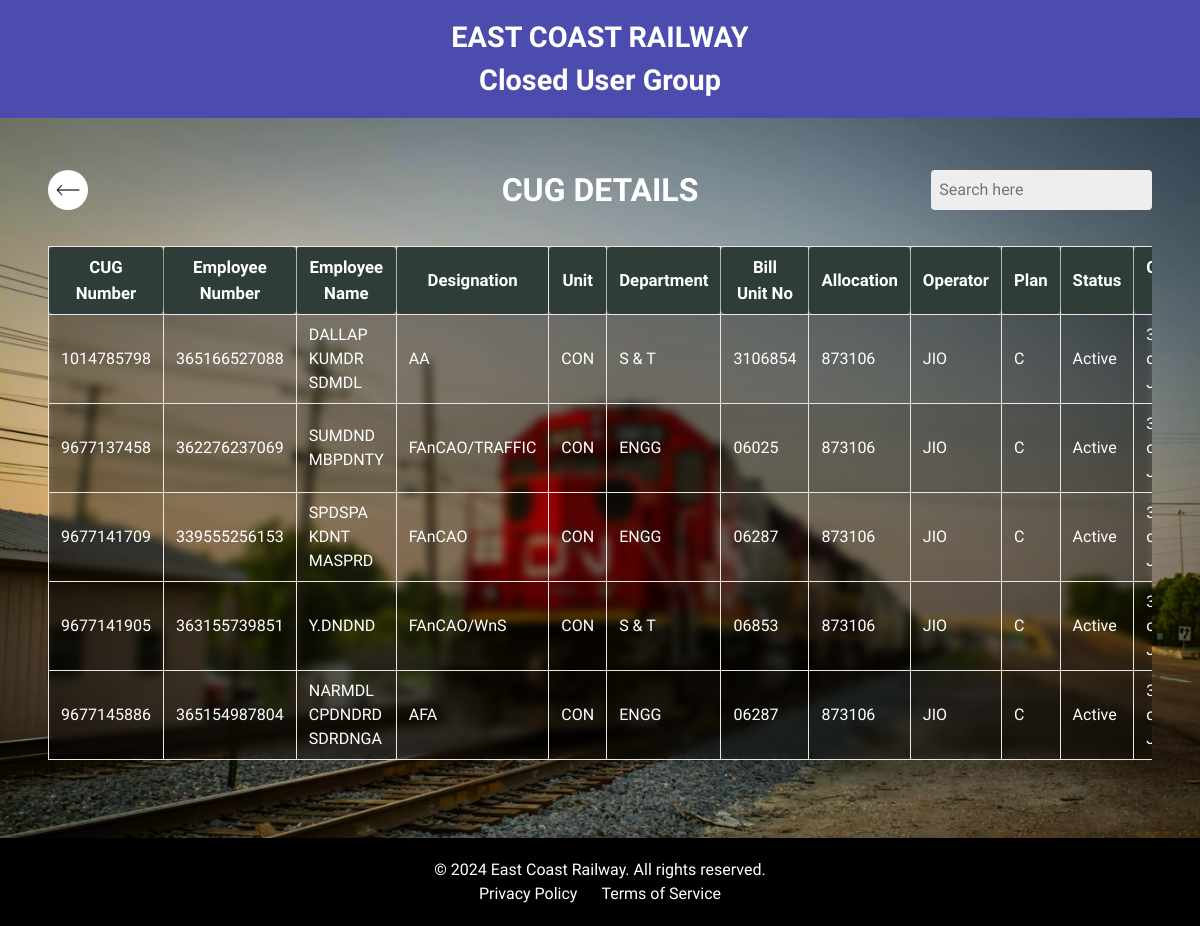
The app's page /cug-details.php (signed in) with its own data.
### tables this page shows
CREATE TABLE cugdetails (
    cug_number BIGINT PRIMARY KEY CHECK (CHAR_LENGTH(cug_number) = 10),
    emp_number BIGINT UNIQUE NOT NULL CHECK (CHAR_LENGTH(emp_number) = 12),
    empname VARCHAR(100) NOT NULL,
    designation VARCHAR(100) NOT NULL,
    unit VARCHAR(50) NOT NULL,
    department VARCHAR(100) NOT NULL,
    bill_unit_no VARCHAR(50) NOT NULL,
    allocation VARCHAR(50) NOT NULL CHECK (allocation > 0),
    operator VARCHAR(50) NOT NULL,
    plan CHAR(1) NOT NULL,
    status CHAR(6) DEFAULT 'Active' CHECK (status = 'Active'),
    created_at TIMESTAMP DEFAULT CURRENT_TIMESTAMP,
    updated_at TIMESTAMP DEFAULT CURRENT_TIMESTAMP ON UPDATE CURRENT_TIMESTAMP
);

### cug-details.php (the view, shortened to what this page needs)
<!DOCTYPE html>
<html lang="en">
<head>
    <link rel="stylesheet" href="base.css">
    <link rel="stylesheet" href="cug-details.css">
    </head>
<body>
    <header>
        <div class="header-top">
            <a href="">
                <h1>East Coast Railway</h1>
                <h1>Closed User Group</h1>
            </a>
        </div>
    </header>
    <main>
        <section id="cug-details">
            <div class="heading-container">
                <button class="back-btn" onclick="window.location.href = 'admin-page.php'"><img
                        src="icon/back-button.webp" alt="back button"></button>
                <h2 class="heading">CUG Details</h2>
                <div class="search-bar-container">
                    <input type="text" id="search-bar" placeholder="Search here" onkeyup="filterTable()">
                </div>
            </div>
            <div class="table-container">
                <table>
                    <thead>
                        <tr>
                            <th>CUG Number</th>
                            <th>Employee Number</th>
                            <th>Employee Name</th>
                            <th>Designation</th>
                            <th>Unit</th>
                            <th>Department</th>
                            <th>Bill Unit No</th>
                            <th>Allocation</th>
                            <th>Operator</th>
                            <th>Plan</th>
                            <th>Status</th>
                            <th>Created At</th>
                        </tr>
                    </thead>
                    <tbody>
                        <?php
                        include 'db_connect.php';
                        $sql = "SELECT * FROM cugdetails";
                        $result = $conn->query($sql);
                        if ($result->num_rows > 0) {
                            while ($row = $result->fetch_assoc()) {
                                echo "<tr>";
                                echo "<td>" . $row["cug_number"] . "</td>";
                                echo "<td>" . $row["emp_number"] . "</td>";
                                echo "<td>" . $row["empname"] . "</td>";
                                echo "<td>" . $row["designation"] . "</td>";
                                echo "<td>" . $row["unit"] . "</td>";
                                echo "<td>" . $row["department"] . "</td>";
                                echo "<td>" . $row["bill_unit_no"] . "</td>";
                                echo "<td>" . $row["allocation"] . "</td>";
                                echo "<td>" . $row["operator"] . "</td>";
                                echo "<td>" . $row["plan"] . "</td>";
                                echo "<td>" . $row["status"] . "</td>";
                                $created_at = new DateTime($row["created_at"]);
                                echo "<td>" . $created_at->format('g:i A \o\n jS M, y') . "</td>";
                                echo "</tr>";
                            }
                        } else {
                            echo "<tr><td colspan='12'>No records found</td></tr>";
                        }
                        ?>
                    </tbody>
                </table>
            </div>
        </section>
    </main>
    <footer>
        <p>&copy; 2024 East Coast Railway. All rights reserved.</p>
        <div class="footer-links">
            <a href="#">Privacy Policy</a>
            <a href="#">Terms of Service</a>
        </div>
    </footer>
</body>
</html>

### base.css (style rules this page uses)
:root { line-height: 1.5; font-synthesis: none; -webkit-font-smoothing: antialiased; -moz-osx-font-smoothing: grayscale; --body-color: #F1FAFF; --accent-color: #4c4caf; --accent-color-hover: #3c3c86; --white: #FFF; --black: #222; }
body { margin: 0; background-color: var(--body-color); font-family: "Nunito Sans", system-ui, -apple-system, BlinkMacSystemFont, 'Segoe UI', 'Roboto', 'Oxygen', 'Ubuntu', 'Cantarell', 'Fira Sans', 'Droid Sans', 'Helvetica Neue', sans-serif; text-wrap: balance; }
*, *::before, *::after { margin: 0; padding: 0; box-sizing: border-box; }
body, h1, h2, h3, h4, p, figure, blockquote, dl, dd { margin: 0; }
html { scroll-behavior: smooth; scroll-padding-top: 7rem; }
body { min-height: 100vh; min-height: 100svh; text-rendering: optimizeSpeed; line-height: 1.5; }
a:not([class]) { text-decoration-skip-ink: auto; }
img, picture { max-width: 100%; display: block; user-select: none; }
input, button, textarea, select { font: inherit; }

### cug-details.css (style rules this page uses)
.header-top { background-color: #4c4caf; padding: 1rem 0; text-align: center; }
.header-top a { text-decoration: none !important; }
.header-top h1 { margin: 0; font-size: 1.8rem; text-transform: none; color: white !important; }
.header-top :nth-child(1) { text-transform: uppercase; }
main { background-image: url(images/banner.webp); background-repeat: no-repeat; background-size: cover; min-height: 90svh; min-height: 90vh; }
#cug-details { color: var(--white); padding: 3em; }
#cug-details h2 { text-align: center; text-transform: uppercase; font-size: 2rem; }
.heading-container { display: grid; grid-template-columns: 1fr 1fr 1fr; justify-content: center; align-items: center; width: 100%; padding-block-end: 2rem; }
.back-btn { padding: 0.5rem; width: 2.5rem; border: none; cursor: pointer; border-radius: 999px; background-color: var(--white); aspect-ratio: 1; }
.back-btn { padding: 0.5rem; width: 2.5rem; border-radius: 999px; border: none; cursor: pointer; background-color: var(--white); aspect-ratio: 1; }
.heading { font-size: 2.5rem; font-weight: bold; text-align: left; color: var(--white); text-align: center; justify-self: center; }
input, textarea, select { font: inherit; padding: 0.5em; border: none; border-radius: 4px; background-color: #eee; }
table, th { border-radius: 4px; background-color: rgba(0, 0, 0, 0.1); backdrop-filter: blur(4px) brightness(75%); }
th, td { padding: 8px; }
th { text-align: center; font-size: 1.05rem; font-weight: 900; }
tr { background-color: rgba(0, 0, 0, 0.1); }
tr:nth-child(even) { background-color: rgba(0, 0, 0, 0.2); }
footer { background-color: black; color: white; padding: 20px 0; text-align: center; }
.footer-links a { color: white; text-decoration: none; margin: 0 10px; }
.table-container { max-height: 70vh; overflow-y: auto; }
table { width: 100%; border-collapse: collapse; }
thead { position: sticky; top: 0; background-color: #d1b8b8; z-index: 1; }
th, td { padding: 0.5rem 0.75rem; border: 1px solid #ece5e5; }
th { background-color: #2e3d38; }
.search-bar-container { display: flex; }
#search-bar { margin-inline-start: auto; padding: 8px; width: 60%; }

### records on screen
cugdetails: cug_number "1014785798", emp_number "365166527088", empname "DALLAP KUMDR SDMDL", designation "AA", unit "CON", department "S & T", bill_unit_no "3106854", allocation "873106", operator "JIO", plan "C", status "Active"
cugdetails: cug_number "9677137458", emp_number "362276237069", empname "SUMDND MBPDNTY", designation "FAnCAO/TRAFFIC", unit "CON", department "ENGG", bill_unit_no "06025", allocation "873106", operator "JIO", plan "C", status "Active"
cugdetails: cug_number "9677141709", emp_number "339555256153", empname "SPDSPA KDNT MASPRD", designation "FAnCAO", unit "CON", department "ENGG", bill_unit_no "06287", allocation "873106", operator "JIO", plan "C", status "Active"
cugdetails: cug_number "9677141905", emp_number "363155739851", empname "Y.DNDND", designation "FAnCAO/WnS", unit "CON", department "S & T", bill_unit_no "06853", allocation "873106", operator "JIO", plan "C", status "Active"
cugdetails: cug_number "9677145886", emp_number "365154987804", empname "NARMDL CPDNDRD SDRDNGA", designation "AFA", unit "CON", department "ENGG", bill_unit_no "06287", allocation "873106", operator "JIO", plan "C", status "Active"
